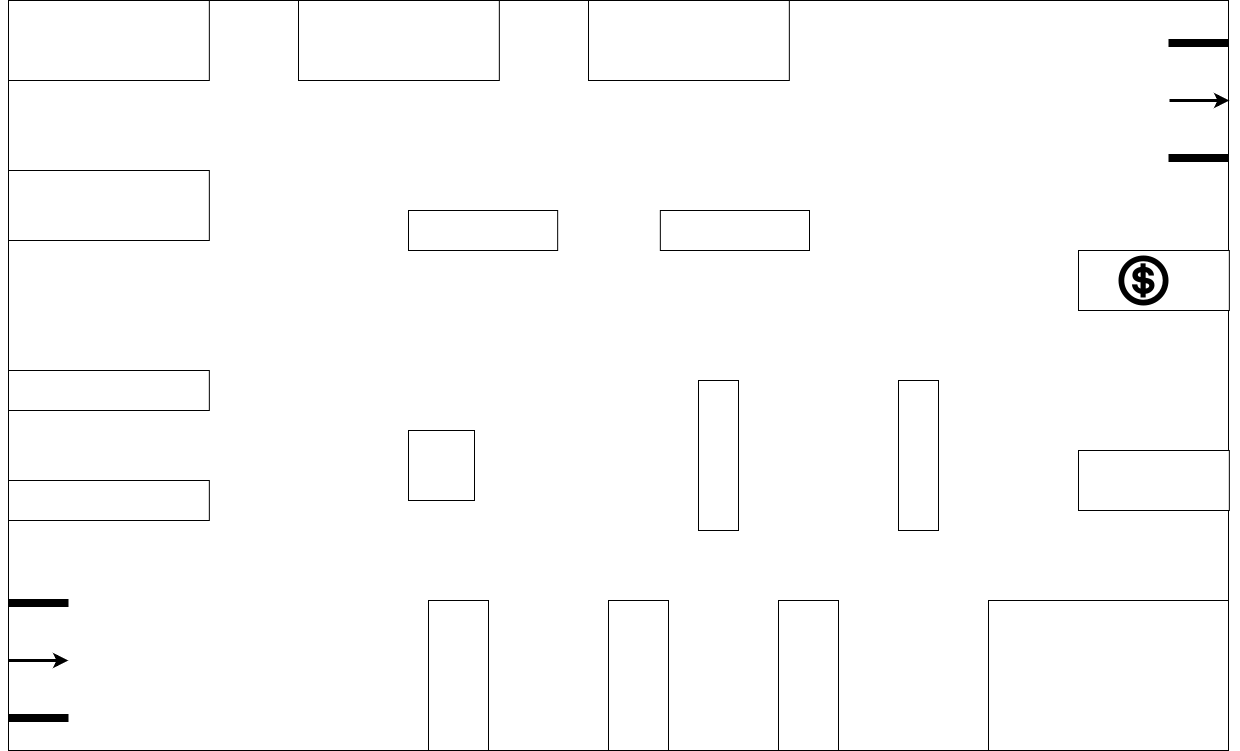
#> input picture transactions/data/store4.png, 1240 x 751 px, found by its file name
$ python walker.py
#> lines starting #> are read from the running program, lines starting #| are printed output that depends on the picture
import seaborn as sns
import matplotlib.pyplot as plt
import numpy as np
import time
from threading import Lock

MAX_X = 100
MIN_X = 0
MAX_Y = 100
MIN_Y = 0

coord_red   = [-1, -1]
coord_blue  = [-1, -1]

cashier_one = [85, 60]
cashier_two = [85, 40]

lock = Lock()

def get_closer_to_first():
    lock.acquire()
    dx_red = cashier_one[0] - coord_red[0]
    dy_red = cashier_one[1] - coord_red[1]
    d_red = dx_red * dx_red + dy_red * dy_red
    dx_blue = cashier_one[0] - coord_blue[0]
    dy_blue = cashier_one[1] - coord_blue[1]
    d_blue = dx_blue * dx_blue + dy_blue * dy_blue
    lock.release()
    if d_red <= d_blue:
        return "red"
    else:
        return "blue"

def get_closer_to_second():
    lock.acquire()
    dx_red = cashier_two[0] - coord_red[0]
    dy_red = cashier_two[1] - coord_red[1]
    d_red = dx_red * dx_red + dy_red * dy_red
    dx_blue = cashier_two[0] - coord_blue[0]
    dy_blue = cashier_two[1] - coord_blue[1]
    d_blue = dx_blue * dx_blue + dy_blue * dy_blue
    lock.release()
    if d_red <= d_blue:
        return "red"
    else:
        return "blue"

def walk():

    global coord_red
    global coord_blue
    global lock

    # Create the initial figure and axis
    fig, ax = plt.subplots()

    # Load bg image
    bg_image = plt.imread('transactions/data/store4.png')
#> bg_image is the input picture: shape (751, 1240, 4) float32; mean R, G, B, A 0.985, 0.985, 0.985, 1

    # Plot the background image
    ax.imshow(bg_image,
            aspect='auto',
            extent=[MIN_X, MAX_X, MIN_Y, MAX_Y])
    #ax.axis('off')

    # Set the limits for the x and y axes to prevent the graph from changing height
    ax.set_xlim(MIN_X, MAX_X)
    ax.set_ylim(MIN_Y, MAX_Y)

    traqectory_up   = [ [83, 36], [82, 38], [81, 40], [80, 42], [80, 44], [80, 45], [80, 46], [80, 47], [80, 48], [80, 49], [80, 50],
                        [80, 51], [80, 52], [80, 53], [80, 54], [79, 55], [80, 56], [81, 57], [82, 58], [83, 59], [83, 60] ]

    traqectory_down = [ [83, 60], [82, 59], [81, 58], [78, 57], [75, 56], [72, 55], [69, 52], [68, 49], [66, 45], [66, 42], [66, 39],
                        [66, 36], [66, 33], [66, 30], [68, 27], [72, 27], [76, 27], [80, 30], [81, 33], [82, 35], [83, 36] ]

    sns.scatterplot(x=[83], y=[40], color="blue", ax=ax)

    plt.ion()
    plt.show()
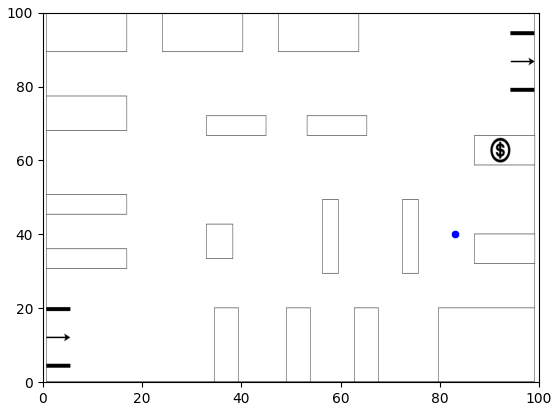
#> figure drawn by matplotlib, 1 panel

    while True:

        for i in range(len(traqectory_up)):
            for artist in ax.collections:
                artist.remove()
            sns.scatterplot(x=[traqectory_up[i][0]], y=[traqectory_up[i][1]], color="blue", ax=ax)
            sns.scatterplot(x=[traqectory_down[i][0]], y=[traqectory_down[i][1]], color="red", ax=ax)
            plt.draw()
            plt.pause(0.001)
            lock.acquire()
            coord_red = traqectory_down[i]
            coord_blue = traqectory_up[i]
            lock.release()
            time.sleep(0.2)

        for i in range(len(traqectory_up)):
            for artist in ax.collections:
                artist.remove()
            sns.scatterplot(x=[traqectory_down[i][0]], y=[traqectory_down[i][1]], color="blue", ax=ax)
            sns.scatterplot(x=[traqectory_up[i][0]], y=[traqectory_up[i][1]], color="red", ax=ax)
            plt.draw()
            plt.pause(0.001)
            lock.acquire()
            coord_blue = traqectory_down[i]
            coord_red = traqectory_up[i]
            lock.release()
            time.sleep(0.2)

if __name__ == "__main__":
#> (the run stopped early here; a loop or call above may not have finished)
